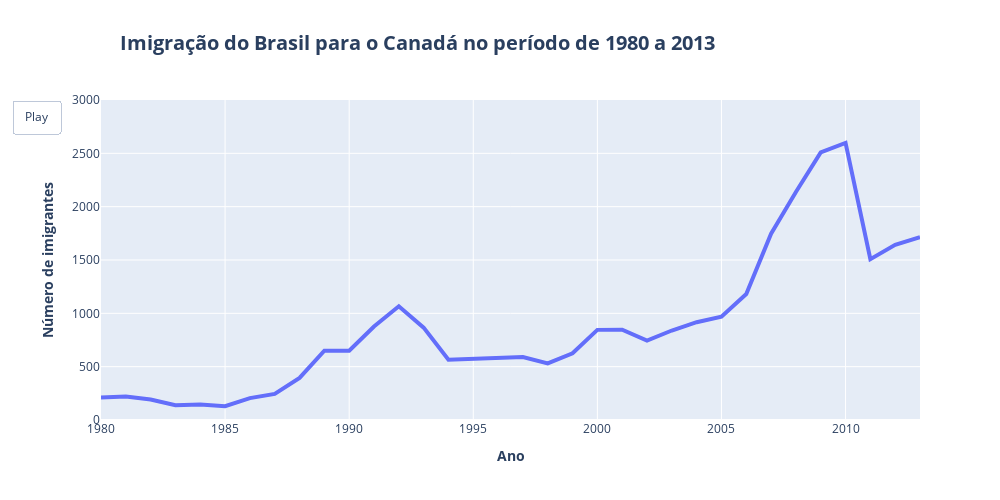

Here is the notebook cell this chart was saved with:
### Markdown cell above
# 11. Inserindo Animações no Plotly

### Code cell
import plotly.graph_objs as go
data_brazil['Year'] = data_brazil.index
data_brazil['Year'] = data_brazil['Year'].astype(int)
# Criando uma figura
fig = go.Figure()

# Adicionando a linha do gráfico e definindo a espessura da linha
fig.add_trace(
    go.Scatter(x=[data_brazil['Year'].iloc[0]], y=[data_brazil.Brazil.iloc[0]], mode='lines', name='Imigrantes', line=dict(width=4))
)

# Definindo as configurações de layout
fig.update_layout(
    title=dict(
        text='<b>Imigração do Brasil para o Canadá no período de 1980 a 2013</b>',
        x=0.12,
        xanchor='left',
        font=dict(size=20)
    ),
    xaxis=dict(range=[1980, 2013], autorange=False, title='<b>Ano</b>'),
    yaxis=dict(range=[0, 3000], autorange=False, title='<b>Número de imigrantes</b>'),
    updatemenus=[dict(
        type='buttons',
        showactive=False,
        buttons=[dict(
            label='Play',
            method='animate',
            args=[None, {'frame': {'duration': 100, 'redraw': True}, 'fromcurrent': True}]
        )]
    )],
    width=1000, 
    height=500 
)

# Definir as configurações de animação
frames = [go.Frame(data=[go.Scatter(x=data_brazil.Year.iloc[:i+1], y=data_brazil.Brazil.iloc[:i+1])]) for i in range(len(data_brazil))]
fig.frames = frames

# Mostrando a figura
fig.show()

### Figure 1 — Plotly figure (JSON) as saved in the notebook; plotly's stock layout.template omitted (floating-point values rounded to 4 significant figures)
{"data": [{"line": {"width": 4}, "mode": "lines", "name": "Imigrantes", "type": "scatter", "x": [1980, 1981, 1982, 1983, 1984, 1985, 1986, 1987, 1988, 1989, 1990, 1991, 1992, 1993, 1994, 1995, 1996, 1997, 1998, 1999, 2000, 2001, 2002, 2003, 2004, 2005, 2006, 2007, 2008, 2009, 2010, 2011, 2012, 2013], "y": [211, 220, 192, 139, 145, 130, 205, 244, 394, 650, 650, 877, 1066, 866, 566, 572, 586, 591, 531, 626, 845, 847, 745, 839, 917, 969, 1181, 1746, 2138, 2509, 2598, 1508, 1642, 1714]}], "layout": {"height": 500, "title": {"font": {"size": 20}, "text": "<b>Imigração do Brasil para o Canadá no período de 1980 a 2013</b>", "x": 0.12, "xanchor": "left"}, "updatemenus": [{"active": 0, "buttons": [{"args": [null, {"frame": {"duration": 100, "redraw": true}, "fromcurrent": true}], "label": "Play", "method": "animate"}], "showactive": false, "type": "buttons"}], "width": 1000, "xaxis": {"autorange": false, "range": [1980, 2013], "title": {"text": "<b>Ano</b>"}, "type": "linear"}, "yaxis": {"autorange": false, "range": [0, 3000], "title": {"text": "<b>Número de imigrantes</b>"}, "type": "linear"}}}
